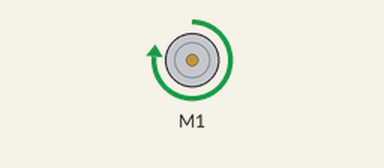
Recording of a sketch running on a simulated Arduino Uno, built with avr-gcc and run on an emulated ATmega328P. On the bench: DC motor (green arrow = forward, orange = backward, longer = faster).

Above: at 0.1 s.
Timing chart, 0 to 1.6 s (numbered marks = the images above):
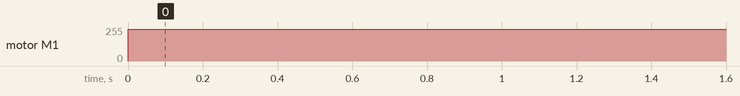

Measured:
- by itself, motor M1: stopped → forward 240/255 at 0.00 s

The sketch:

3rd.ino
```cpp
#include <AFMotor.h>

AF_DCMotor motor1(1);
//AF_DCMotor motor2(2);
//AF_DCMotor motor3(3);
//AF_DCMotor motor4(4);

void setup()
{
  //Set initial speed of the motor & stop
  motor1.run(FORWARD);
  //motor2.run(FORWARD);
  //motor3.run(FORWARD);
  //motor4.run(FORWARD);

}

void loop()
{


  // Turn on motor


  // Accelerate from zero to maximum speed
    motor1.setSpeed(240);
    delay(10);
    //motor2.setSpeed(240);
    //delay(10);
    //motor3.setSpeed(240);
    //delay(10);
    //motor4.setSpeed(240);
    //delay(10);


}
```
